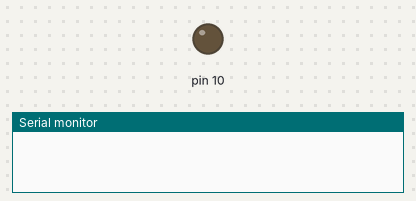
Simulated run of this program. Board: Arduino Nano, built with avr-gcc and run on an emulated ATmega328P. Shown: output pins drawn as LEDs (lit = HIGH), the last lines printed to the serial monitor.

Above: at 0.1 s.
At 23.6 s:
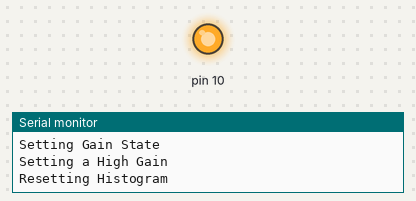
Timing chart, 0 to 25.1 s (numbered marks = the images above):
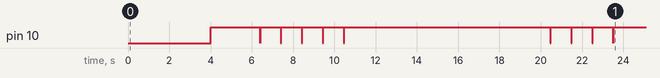

The program:

main.cpp
```cpp
#include "Arduino.h"
// #include "Seeed_BME280.h"
// #include "MutichannelGasSensor.h"
// #include "OPCN2NanoMints.h"
#include "Seeed_HM330X.h"
#include "jobsMints.h"
#include "devicesMints.h"


#define CS 10

OPCN3NanoMints opc = OPCN3NanoMints(CS);
bool  OPCN3Online;
//
// bool SCD30Online;
// SCD30 scd;
//
// bool HM3301Online;
// HM330X hm3301;
// u8 hm3301Data[30];
//
//
//
// bool MGS001Online;
//
// bool BME280Online;
// BME280 bme280; // I2C

uint16_t sensingPeriod = 1000;
uint16_t initPeriod = 1500;

unsigned long startTime;

void setup() {

  delay(initPeriod);
  initializeSerialMints();
  //
  // delay(initPeriod);
  // BME280Online = initializeBME280Mints();
  // //
  // delay(initPeriod);
  // MGS001Online =  initializeMGS001Mints();
  //
  // delay(initPeriod);
  // HM3301Online = initializeHM3301Mints();
  //
  // delay(initPeriod);
  // SCD30Online = initializeSCD30Mints();

  delay(initPeriod);
  OPCN3Online =  initializeOPCN3Mints();

}


// the loop routine runs over and over again forever:
void loop() {

    startTime  = millis();
    //
    // // delay(sensingPeriod);
    // if(BME280Online)
    // {
    //   readBME280Mints();
    // }
    //
    // delay(sensingPeriod);
    // if(MGS001Online)
    // {
    //   readMGS001Mints();
    // }
    // // //
    // delay(sensingPeriod);
    // if(SCD30Online)
    // {
    //   readSCD30Mints();
    // }
    //
    // delay(sensingPeriod);
    // if(HM3301Online)
    // {
    //   readHM3301Mints();
    // }

    delay(sensingPeriod);
    if(OPCN3Online)
    {
      readOPCN3Mints();
    }

    delayMints(millis() - startTime,5000);

}
```
